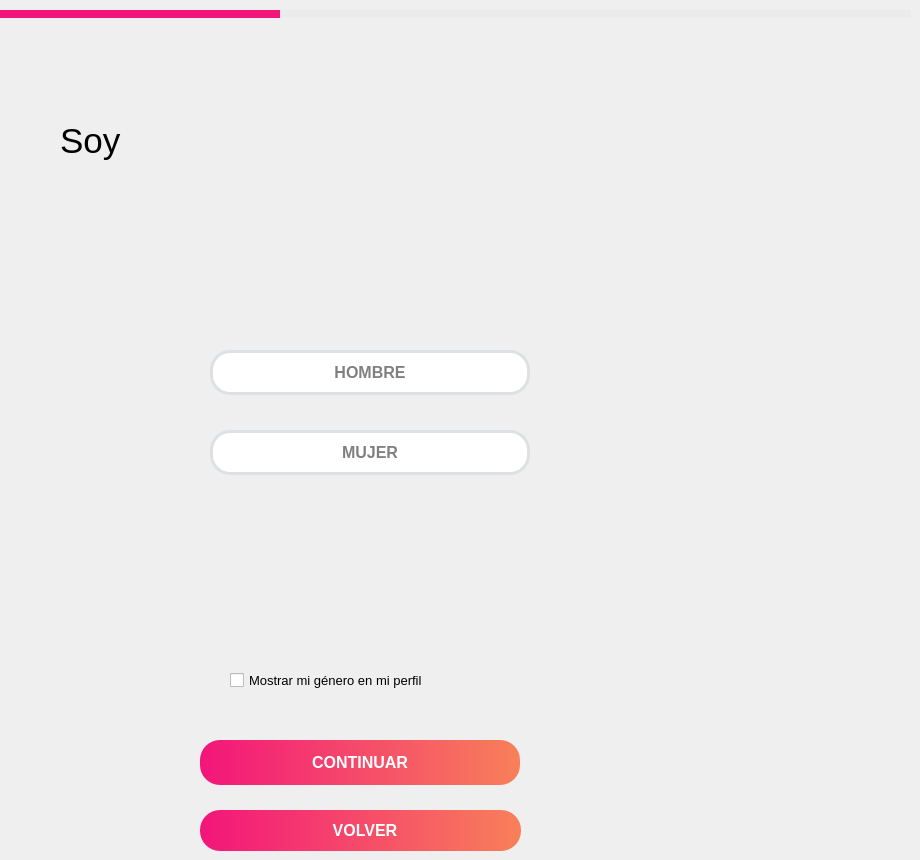
      <widget class="QWidget" name="page_4">
       <widget class="QPushButton" name="pushButton_44">
        <property name="geometry">
         <rect>
          <x>0</x>
          <y>10</y>
          <width>280</width>
          <height>8</height>
         </rect>
        </property>
        <property name="styleSheet">
         <string notr="true">background-color: qlineargradient(spread:pad, x1:0, y1:0, x2:1, y2:0, stop:0 rgba(243, 21, 122, 1), stop:1 rgba(243, 21, 122, 1));
border-radius: 0px;</string>
        </property>
        <property name="text">
         <string/>
        </property>
       </widget>
       <widget class="QPushButton" name="btnSelectMujer">
        <property name="geometry">
         <rect>
          <x>210</x>
          <y>430</y>
          <width>320</width>
          <height>45</height>
         </rect>
        </property>
        <property name="font">
         <font>
          <pointsize>12</pointsize>
          <weight>75</weight>
          <bold>true</bold>
         </font>
        </property>
        <property name="styleSheet">
         <string notr="true">color: Gray;
background-color: white;
border-radius: 20px;
border: 3px solid;
border-color: rgb(221, 225, 228);
</string>
        </property>
        <property name="text">
         <string>MUJER</string>
        </property>
       </widget>
       <widget class="QPushButton" name="btnContinuar03">
        <property name="geometry">
         <rect>
          <x>200</x>
          <y>740</y>
          <width>320</width>
          <height>45</height>
         </rect>
        </property>
        <property name="font">
         <font>
          <pointsize>12</pointsize>
          <weight>75</weight>
          <bold>true</bold>
         </font>
        </property>
        <property name="styleSheet">
         <string notr="true">background-color: qlineargradient(spread:pad, x1:0, y1:0, x2:1, y2:0, stop:0 rgba(243, 21, 122, 1), stop:1 rgba(248, 128, 89, 1));

color: White;
border-radius: 20px;</string>
        </property>
        <property name="text">
         <string>CONTINUAR</string>
        </property>
       </widget>
       <widget class="QLabel" name="label_65">
        <property name="geometry">
         <rect>
          <x>60</x>
          <y>110</y>
          <width>371</width>
          <height>61</height>
         </rect>
        </property>
        <property name="font">
         <font>
          <pointsize>26</pointsize>
         </font>
        </property>
        <property name="styleSheet">
         <string notr="true">background-color: none;</string>
        </property>
        <property name="text">
         <string>Soy</string>
        </property>
       </widget>
       <widget class="QCheckBox" name="cbMostrarGenero">
        <property name="geometry">
         <rect>
          <x>230</x>
          <y>670</y>
          <width>271</width>
          <height>20</height>
         </rect>
        </property>
        <property name="font">
         <font>
          <pointsize>10</pointsize>
         </font>
        </property>
        <property name="text">
         <string>Mostrar mi género en mi perfil</string>
        </property>
       </widget>
       <widget class="QPushButton" name="btnSelectNombre">
        <property name="geometry">
         <rect>
          <x>210</x>
          <y>350</y>
          <width>320</width>
          <height>45</height>
         </rect>
        </property>
        <property name="font">
         <font>
          <pointsize>12</pointsize>
          <weight>75</weight>
          <bold>true</bold>
         </font>
        </property>
        <property name="styleSheet">
         <string notr="true">color: Gray;
background-color: white;
border-radius: 20px;
border: 3px solid;
border-color: rgb(221, 225, 228);
</string>
        </property>
        <property name="text">
         <string>HOMBRE</string>
        </property>
       </widget>
       <widget class="QPushButton" name="pushButton_38">
        <property name="geometry">
         <rect>
          <x>280</x>
          <y>10</y>
          <width>631</width>
          <height>8</height>
         </rect>
        </property>
        <property name="styleSheet">
         <string notr="true">background-color: qlineargradient(spread:pad, x1:0, y1:0, x2:1, y2:0, stop:0 rgb(235, 235, 235), stop:1 rgb(235, 235, 235));
border-radius: 0px;
</string>
        </property>
        <property name="text">
         <string/>
        </property>
       </widget>
       <widget class="QPushButton" name="btnVolverAtras_6">
        <property name="geometry">
         <rect>
          <x>200</x>
          <y>810</y>
          <width>321</width>
          <height>41</height>
         </rect>
        </property>
        <property name="font">
         <font>
          <pointsize>12</pointsize>
          <weight>75</weight>
          <bold>true</bold>
         </font>
        </property>
        <property name="styleSheet">
         <string notr="true">background-color: qlineargradient(spread:pad, x1:0, y1:0, x2:1, y2:0, stop:0 rgba(243, 21, 122, 1), stop:1 rgba(248, 128, 89, 1));

color: White;
border-radius: 20px;</string>
        </property>
        <property name="text">
         <string>  VOLVER</string>
        </property>
        <property name="icon">
         <iconset>
          <normaloff>:/img/volver_blanco.png</normaloff>:/img/volver_blanco.png</iconset>
        </property>
        <property name="iconSize">
         <size>
          <width>30</width>
          <height>30</height>
         </size>
        </property>
       </widget>
      </widget>
